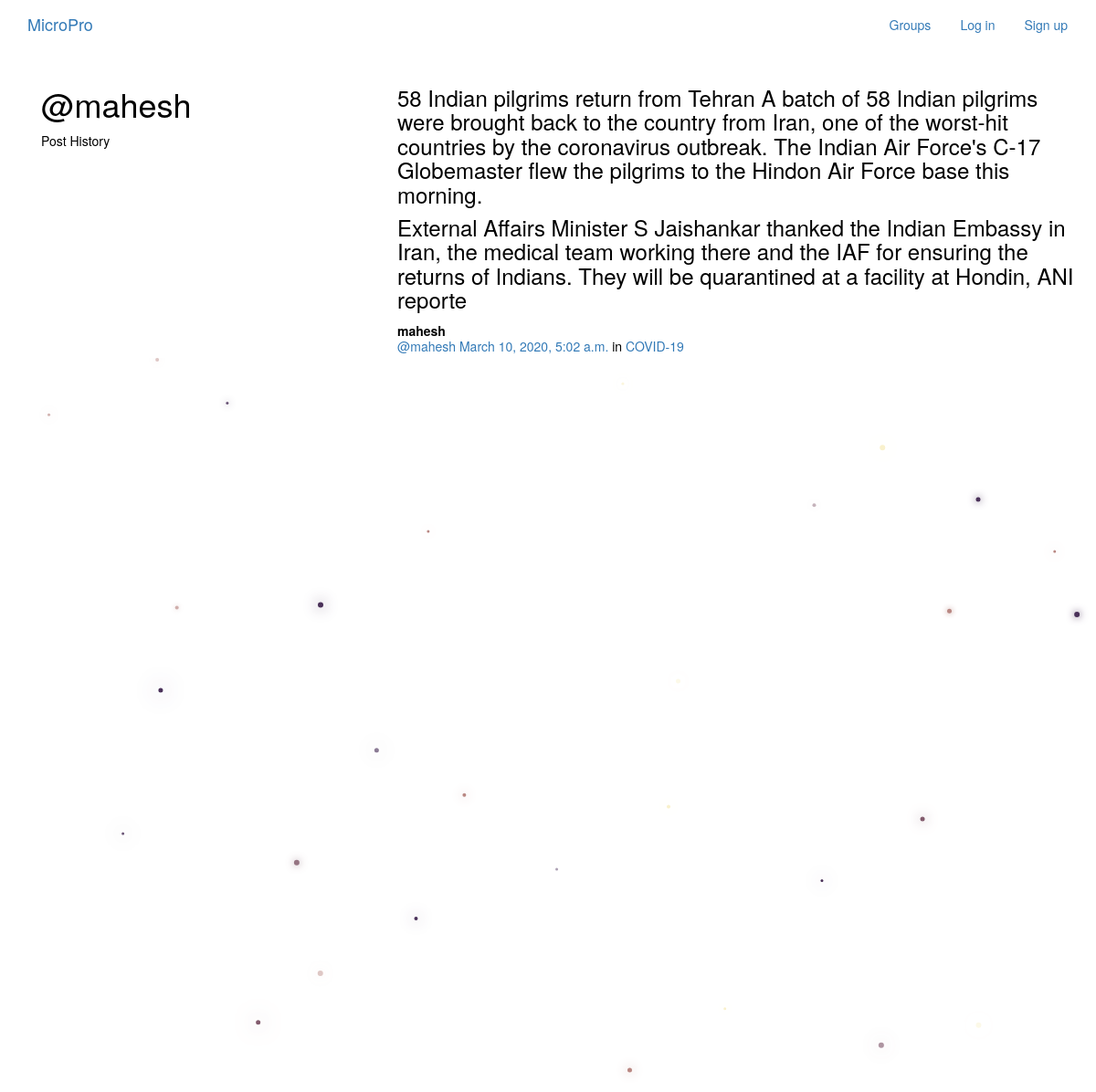
The app's page /posts/by/mahesh/ with its own data.
### posts/models.py (models this page shows, shortened)
class Post(models.Model):
    user = models.ForeignKey(User, related_name="posts",on_delete=models.CASCADE)
    created_at = models.DateTimeField(auto_now=True)
    message = models.TextField()
    message_html = models.TextField(editable=False)
    group = models.ForeignKey(Group, related_name="posts",null=True, blank=True,on_delete=models.CASCADE)
    class Meta:
        ordering = ["-created_at"]
        unique_together = ["user", "message"]

### groups/models.py (models this page shows, shortened)
class Group(models.Model):
    name = models.CharField(max_length=255, unique=True)
    slug = models.SlugField(allow_unicode=True, unique=True)
    description = models.TextField(blank=True, default='')
    description_html = models.TextField(editable=False, default='', blank=True)
    members = models.ManyToManyField(User,through="GroupMember")
    class Meta:
        ordering = ["name"]

### posts/views.py (the view)
# urls.py: url(r"by/(?P<username>[-\w]+)/$",views.UserPosts.as_view(),name="for_user"),
class UserPosts(generic.ListView):
    model = models.Post
    template_name = "posts/user_post_list.html"
    def get_queryset(self):
        try:
            self.post_user = User.objects.prefetch_related("posts").get(
                username__iexact=self.kwargs.get("username")
            )
        except User.DoesNotExist:
            raise Http404
        else:
            return self.post_user.posts.all()
    def get_context_data(self, **kwargs):
        context = super().get_context_data(**kwargs)
        context["post_user"] = self.post_user
        return context

### posts/templates/posts/user_post_list.html
{% extends "posts/post_base.html" %}
{% block prepost %}
<div class="col-md-4">
	<h1>@{{ post_user.username }}</h1>
	<p>Post History</p>
</div>
{% endblock %}
{% block post_content %}
<div class="col-md-8">
	{% for post in post_list %}
		{% include "posts/_post.html" %}
	{% endfor %}
</div>
{% endblock %}

### posts/templates/posts/_post.html (shortened to what this page needs)
<div class="post media">
	<h3>{{ post.message_html|safe }}</h3>
	<div class="media-body">
		<strong>{{ post.user.username }}</strong>
		<h5 class="media-heading">
			<span class="username"><a href="{% url 'posts:for_user' username=post.user.username %}">@{{ post.user.username }}</a></span>
			<time class="time"><a href="{% url 'posts:single' username=post.user.username pk=post.pk %}">{{ post.created_at }}</a></time>
			{% if post.group %}
			<span class="group-name">in <a href="#">{{ post.group.name }}</a></span>
			{% endif %}
		</h5>
	</div>
</div>

### static/simplesocial/css/master.css (style rules this page uses)
body { margin: 0; overflow: hidden; background-color:white; color:black; }

### records on screen
Post: message_html "58 Indian pilgrims return from Tehran A batch of 58 Indian pilgrims were brought back to the country from Iran, one of the worst-hit countries by the coronavirus outbreak. The Indian Air Force's C-17 Globemaster flew the pilgrims to the Hindon Air Force base this morning. External Affairs Minister S Jaishankar thanked the Indian Embassy in Iran, the medical team working there and the IAF for ensuring the returns of Indians. They will be quarantined at a facility at Hondin, ANI reporte", user.username "mahesh", created_at "March 10, 2020, 5:02 a.m.", group.name "COVID-19"

### other values on screen
{{ post_user.username }} "mahesh"
